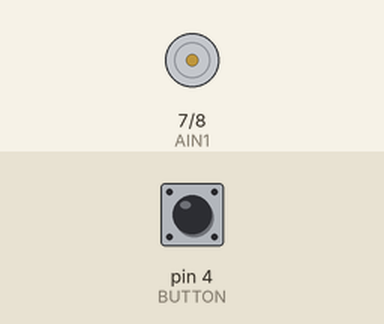
Simulated run of this sketch. Board: Arduino Uno, built with avr-gcc and run on an emulated ATmega328P. Parts: motor-driver pin pairs drawn as motors (green arrow = first pin HIGH = forward, orange = second pin HIGH = backward, longer = more drive, scaled by the enable pin). The inputs (shaded band) are chosen by the test bench; at power-on: pin 4 (BUTTON) HIGH.

Above: at 1.2 s.
1.3 s: pin 4 (BUTTON) pulled LOW for 1 s
At 1.7 s:
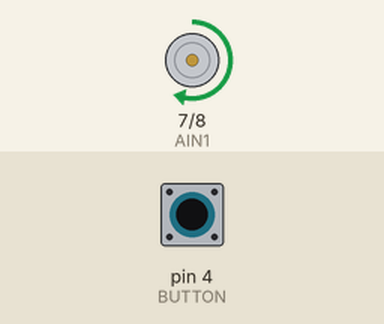
3.9 s: pin 4 (BUTTON) pulled LOW for 3.2 s
At 4.3 s:
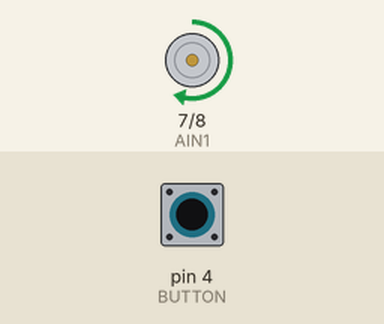
Timing chart, 0 to 8.7 s (numbered marks = the images above; inputs shaded):
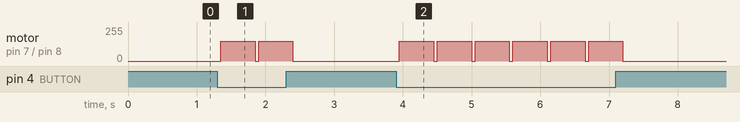

Measured:
- after the input at 1.3 s, motor on pin 7 (AIN1) / pin 8 (AIN2): stopped → forward 150/255 after 0.05 s, → stopped 1.1 s later
- after the input at 3.9 s, motor on pin 7 (AIN1) / pin 8 (AIN2): alternates forward 150/255 for 0.50 s and stopped for 0.05 s, 12 changes in all, then stays stopped, starting after 0.05 s

The sketch:

CrankShaftControlls.ino
```cpp
#define PWMA 5
#define AIN1 7
#define AIN2 8
#define BUTTON 4

bool running = false;

void setup() {
  pinMode(PWMA, OUTPUT);
  pinMode(AIN1, OUTPUT);
  pinMode(AIN2, OUTPUT);
  pinMode(BUTTON, INPUT_PULLUP);
}

void loop() {
  // Button press
  if (digitalRead(BUTTON) == LOW && !running) {
    delay(50); // debounce
    if (digitalRead(BUTTON) == LOW) {
      running = true;

      // Run motor
      Serial.println("Running motor");
      digitalWrite(AIN1, HIGH);
      digitalWrite(AIN2, LOW);
      analogWrite(PWMA, 150);

      delay(500); // this controls rotation amount (tune this)

      Serial.println("Stopping motor");
      stopMotor();
      running = false;
    }
  }
}

void stopMotor() {
  analogWrite(PWMA, 0);
  digitalWrite(AIN1, LOW);
  digitalWrite(AIN2, LOW);
}
 
```
